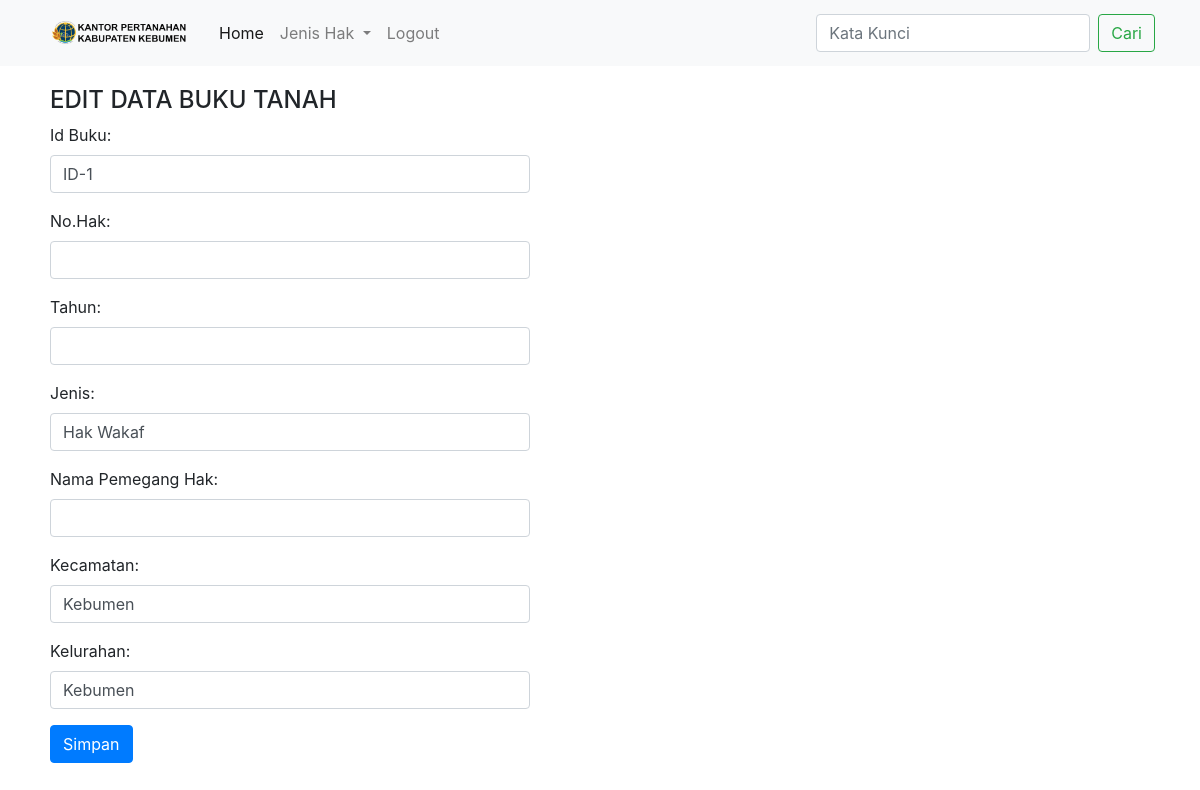
The page /editDHW.php?kode=ID-1 on the database its author committed.
### tables this page shows
CREATE TABLE `hakwakaf` (
  `id` varchar(100) NOT NULL,
  `nh` int(100) NOT NULL,
  `jns` varchar(100) NOT NULL,
  `kec` varchar(100) NOT NULL,
  `kel` varchar(100) NOT NULL,
  `rak` varchar(100) NOT NULL,
  `bar` int(100) NOT NULL,
  `ban` varchar(100) NOT NULL
);

### editDHW.php (the view, shortened to what this page needs)
<!DOCTYPE html>
<html lang="en">
<head>
    <link rel="stylesheet" href="https://maxcdn.bootstrapcdn.com/bootstrap/4.0.0-beta/css/bootstrap.min.css"
>
    <link rel="stylesheet" href="style2.css">
</head>
<body>
    <nav class="navbar navbar-expand-lg navbar-light bg-light">
        <div class="container">
        <a class="navbar-brand" href="halaman_admin2.php"><img src="/BT/image/logo.png" width="150" height="40" class="d-inline-block align-top rounded-circle"
            alt=""></a>
        <div class="collapse navbar-collapse" id="navbarSupportedContent">
            <ul class="navbar-nav mr-auto">
                <li class="nav-item active">
                    <a class="nav-link" href="halaman_admin.php">Home <span class="sr-only">(current)</span></a>
                </li>
                <ul class="navbar-nav">
                <li class="nav-item dropdown">
                <a class="nav-link dropdown-toggle" href="#" id="navbarDarkDropdownMenuLink" role="button" data-bs-toggle="dropdown" aria-expanded="false">
                    Jenis Hak
                </a>
                </li>
            </ul>
                <li class="nav-item">
                    <a class="nav-link" href="logout.php">Logout</a>
                </li>
            </ul>
            <form action="" method="post" class="form-inline my-2 my-lg-0">
                <input class="form-control mr-sm-2" name="cari" type="text" placeholder="Kata Kunci" aria-label="Search" autofocus autocomplete="off">
                <button class="btn btn-outline-success my-2 my-sm-0" type="submit">Cari</button>
            </form>
        </div>
        </div>
    </nav>
	<?php
	require "koneksi.php";
	$id=$_GET['kode'];
	$sql="select * from hakwakaf where id='$id'";
	$qry=mysqli_query($koneksi,$sql);
	$row=mysqli_fetch_assoc($qry);
	?>
	<div class="container1">
		<h4>EDIT DATA BUKU TANAH</h4>
		<div class="row">
		<div class="col-sm-9">
			<form enctype="multipart/form-data" method="post" action="simpanEHW.php">
				<div class="form-group">
					<label for="id">Id Buku:</label>
					<input class="form-control" type="text" name="id" id="id" value="<?php echo $row['id']?>" >
				</div>
				<div class="form-group">
					<label for="no_hak">No.Hak:</label>
					<input class="form-control" type="text" name="no_hak" id="no_hak" value="<?php echo $row['no_hak']?>" >
				</div>
				<div class="form-group">
					<label for="thn">Tahun:</label>
					<input class="form-control" type="text" name="thn" id="thn" value="<?php echo $row['thn']?>" >
				</div>
				<div class="form-group">
					<label for="jns">Jenis:</label>
					<input class="form-control" type="text" name="jns" id="jns" value="<?php echo $row['jns']?>">
				</div>
				<div class="form-group">
					<label for="npk">Nama Pemegang Hak:</label>
					<input class="form-control" type="text" name="npk" id="npk" value="<?php echo $row['npk']?>">
				</div>
				<div class="form-group">
					<label for="kec">Kecamatan:</label>
					<input class="form-control" type="text" name="kec" id="kec" value="<?php echo $row['kec']?>">
				</div>
				<div class="form-group">
					<label for="kel">Kelurahan:</label>
					<input class="form-control" type="text" name="kel" id="kel" value="<?php echo $row['kel']?>">
				</div>
				<div>
					<button class="btn btn-primary" type="submit" id="submit">Simpan</button>
				</div>
			</form>
		</div>
		</div>
	</div>
</body>
</html>

### style2.css (style rules this page uses)
.container1 { margin-top: 20px; margin-bottom: 20px; margin-left: 50px; margin-right: 500px; }
a { text-decoration:none; }

### rows shown on the page
hakwakaf: id "ID-1", jns "Hak Wakaf", kec "Kebumen", kel "Kebumen"
